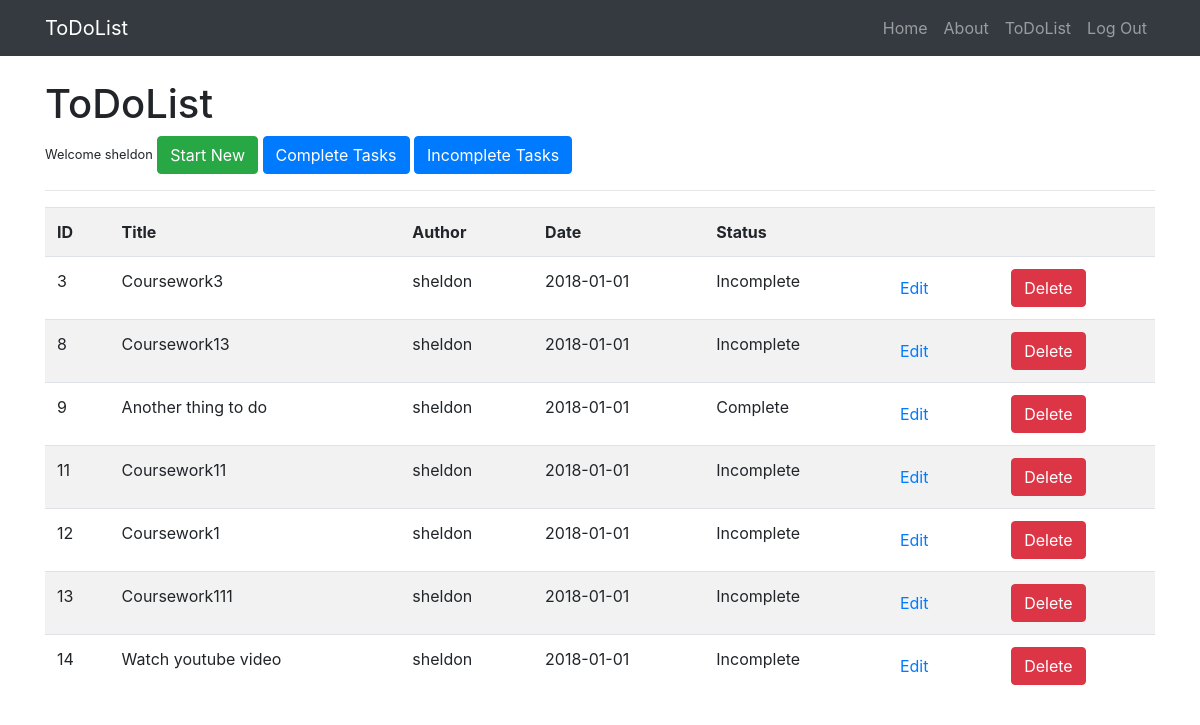
The page /todolist (signed in) on the database as committed earlier.
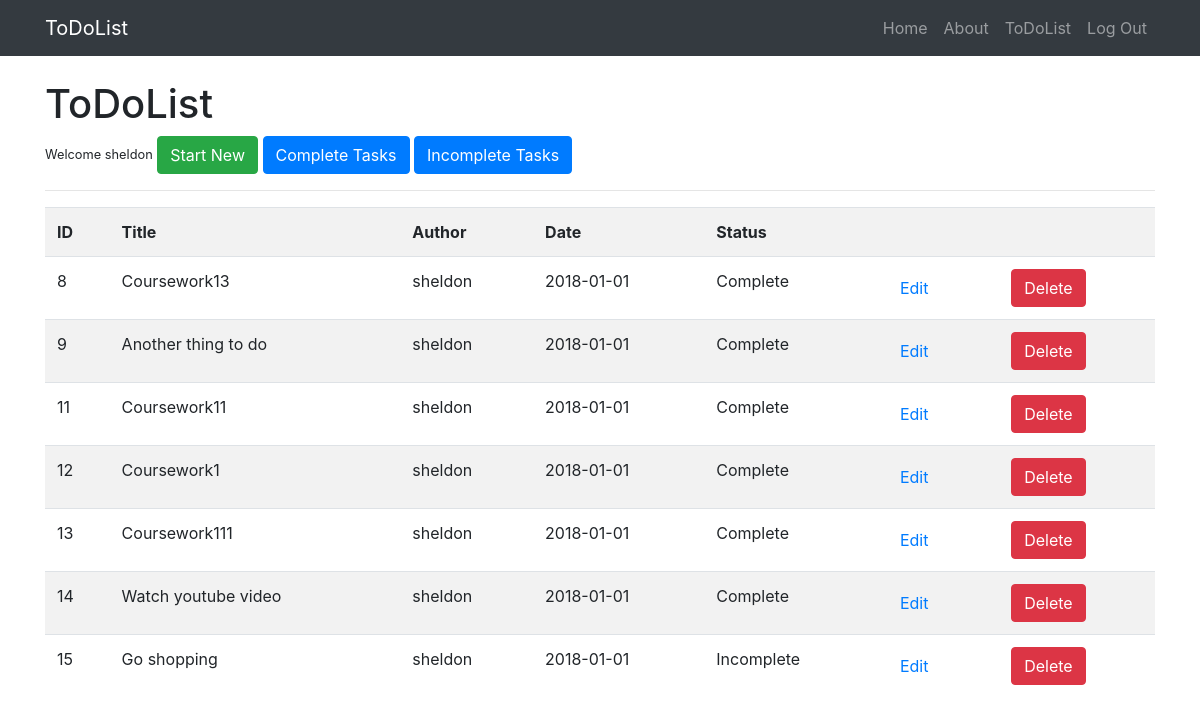
The same page on the database as committed later.
### app.py (models this page shows)
class Todo(db.Model):
	id = db.Column(db.Integer, primary_key=True)
	title = db.Column(db.String(200),nullable=False)
	body = db.Column(db.String(300),nullable=False)
	complete = db.Column(db.Boolean)
	date = db.Column(db.Date,nullable=False)
	author = db.Column(db.String(100))

### app.py (the view)
@app.route('/todolist')
@is_logged_in
def todolist():
	items = Todo.query.filter_by(author=session['username']).all()
	if items != None:
		return render_template('todolist.html', items=items)
	else:
		msg = 'No Items found'
		return render_template('todolist.html', msg=msg)

### app.py (called while the page is built)
def is_logged_in(f):
	@wraps(f)
	def wrap(*args, **kwargs):
		if 'logged_in' in session:
			return f(*args, **kwargs)
		else:
			flash('Unauthorized, Please login', 'danger')
			return redirect(url_for('login'))
	return wrap

### templates/todolist.html (shortened to what this page needs)
{% extends 'layout.html' %}
{% block body %}
	<h1>ToDoList</h1>
	<small>Welcome {{session.username}}</small>
	<a class="btn btn-success" href="/add_item">Start New</a>
	<a class="btn btn-primary" href="/complete">Complete Tasks</a>
	<a class="btn btn-primary" href="/incomplete">Incomplete Tasks</a>
	<hr>
	<table class="table table-striped">
		<tr>
			<th>ID</th>
			<th>Title</th>
			<th>Author</th>
			<th>Date</th>
			<th>Status</th>
			<th></th>
			<th></th>
		</tr>
		{% for item in items %}
			<tr>
				<td>{{item.id}}</td>
				<td>{{item.title}}</td>
				<td>{{item.author}}</td>
				<td>{{item.date}}</td>
				{% if item.complete == True %}
				<td>Complete</td>
				{% else %}
				<td>Incomplete</td>
				{% endif %}
				<td><a class="btn btn-default pull-right" href="/edit_item/{{item.id}}">Edit</a></td>
				<td>
					<form class="" action="{{url_for('delete_item', id=item.id)}}" method="post">
						<input type="submit" value="Delete" class="btn btn-danger">
					</form>
				</td>
			</tr>
		{% endfor %}
	</table>
{% endblock %}

### templates/layout.html (shortened to what this page needs)
<!DOCTYPE HTML>
<html>
  <head>
    <link rel="stylesheet" href="https://maxcdn.bootstrapcdn.com/bootstrap/4.0.0-beta.3/css/bootstrap.min.css">
  </head>
  <body>
    {% include 'includes/_navbar.html' %}
    <br>
    <div class="container">
      {% block body %}{% endblock %}
    </div>
  </body>
</html>

### templates/includes/_navbar.html (shortened to what this page needs)
<nav class="navbar navbar-expand-lg navbar-dark bg-dark fixed-top">
      <div class="container">
        <a class="navbar-brand" href="#">ToDoList</a>
        <div class="collapse navbar-collapse" id="navbarResponsive">
          <ul class="navbar-nav ml-auto">
            <li class="nav-item">
              <a class="nav-link" href="/">Home</a>
            </li>
            <li class="nav-item">
              <a class="nav-link" href="/about">About</a>
            </li>
            {% if session.logged_in %}
              <li class="nav-item">
                <a class="nav-link" href="/todolist">ToDoList</a>
              </li>
              <li class="nav-item">
                <a class="nav-link" href="/logout">Log Out</a>
              </li>
            {% endif %}
          </ul>
        </div>
      </div>
    </nav>

### templates/layout.html (style rules this page uses)
body { padding-top: 54px; }
@media (min-width: 992px) { body { padding-top: 56px; } }

Rows that differ between the two databases and show on the page:
removed Todo: id "3", title "Coursework3", author "sheldon", date "2018-01-01", complete "Incomplete"
changed Todo "Coursework13": complete "Incomplete" → "Complete"
changed Todo "Coursework11": complete "Incomplete" → "Complete"
changed Todo "Coursework1": complete "Incomplete" → "Complete"
changed Todo "Coursework111": complete "Incomplete" → "Complete"
changed Todo "Watch youtube video": complete "Incomplete" → "Complete"
added Todo: id "15", title "Go shopping", author "sheldon", date "2018-01-01", complete "Incomplete"
